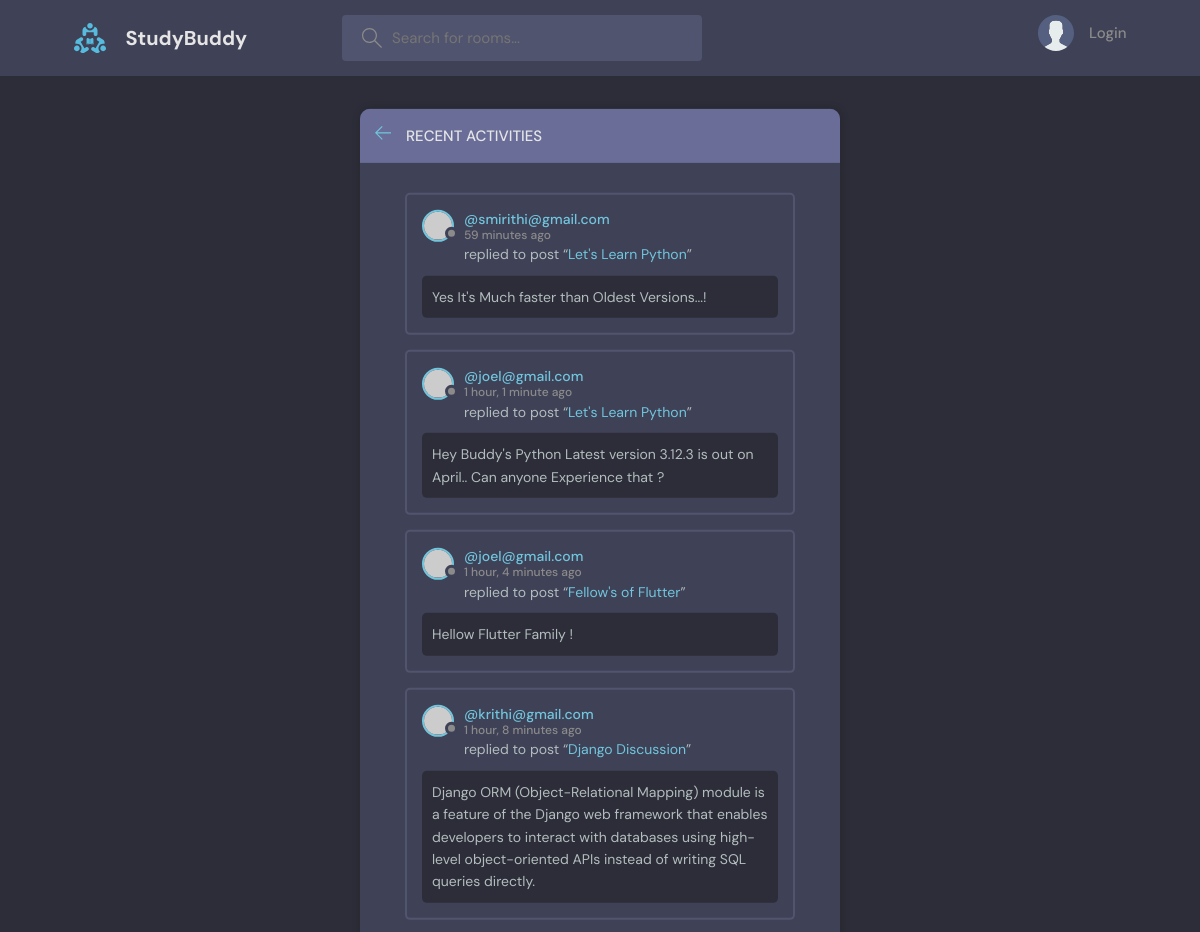
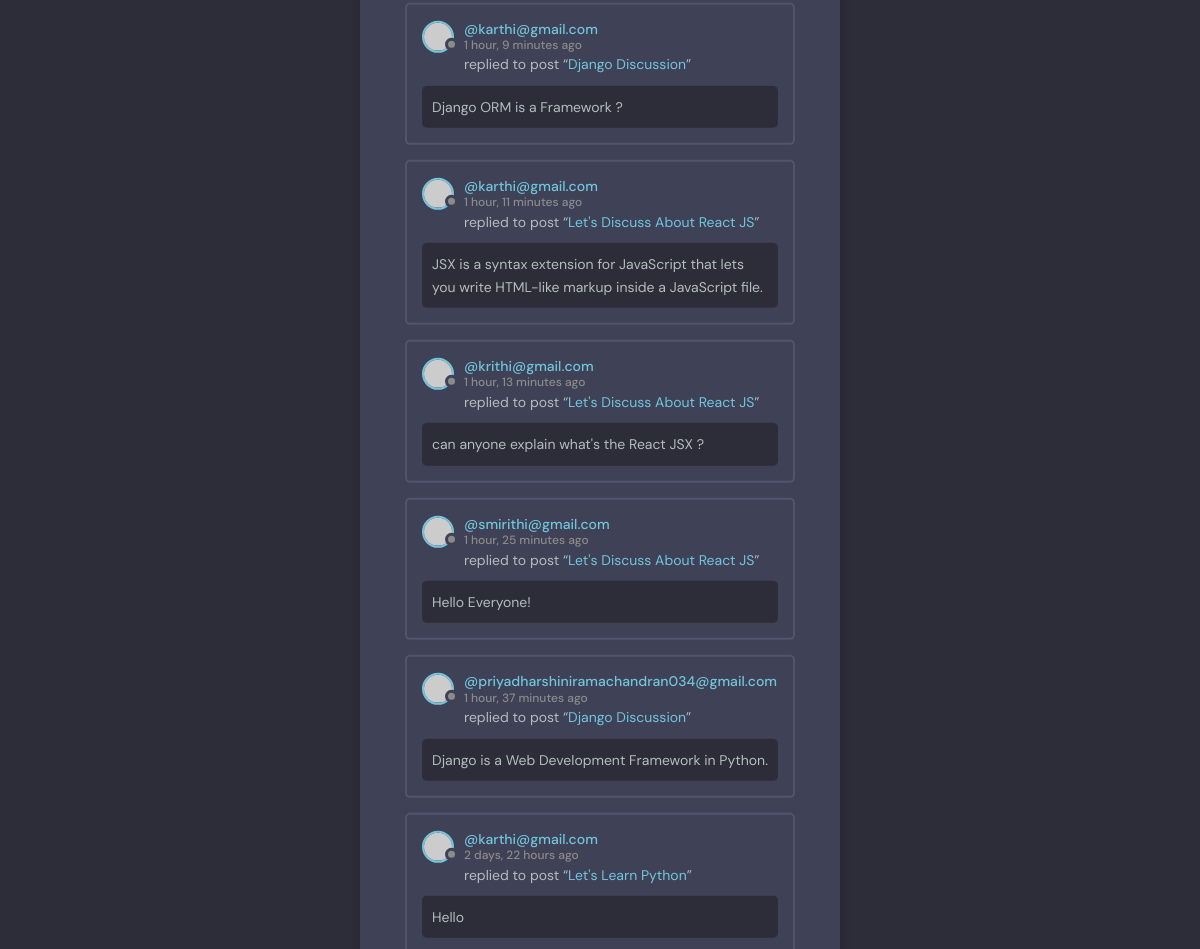
The page /activity/ on the database its author committed (2 pictures, top to bottom).
### temp/models.py (models this page shows, shortened)
class Messages(models.Model):
    user=models.ForeignKey(User,on_delete=models.CASCADE)
    room=models.ForeignKey(Rooom,on_delete=models.CASCADE)
    body=models.TextField()
    created = models.DateTimeField(auto_now_add=True)
    updated = models.DateTimeField(auto_now=True)
    class Meta:
        ordering=['-updated','-created']

class User(AbstractUser):
    name=models.CharField(max_length=50,null=True)
    email=models.EmailField(unique=True,null=False)
    bio=models.TextField(null=True)
    avatar=models.ImageField(null=True,default="avatar.svg")
    USERNAME_FIELD='email'
    REQUIRED_FIELDS=[]

class Rooom(models.Model):
    host=models.ForeignKey(User,on_delete=models.SET_NULL,null=True)
    topic=models.ForeignKey(Topic, on_delete=models.SET_NULL, null=True)
    name = models.CharField(max_length=100)
    description=models.CharField(max_length=100,blank=True,null=True)
    created = models.DateTimeField(auto_now_add=True)
    updated = models.DateTimeField(auto_now=True)
    participants=models.ManyToManyField(User, related_name='participants' , blank=True)
    class Meta:
        ordering=['-updated','-created']
    def __str__(self):
        return self.name

### temp/views.py (the view)
# urls.py: path('activity/',views.activitypage,name="activity"),
def activitypage(request):
    room_messages=Messages.objects.all()
    return render(request,'temp/activity.html',{'room_messages':room_messages})

### temp/templates/temp/activity.html (shortened to what this page needs)
{% extends 'main.html' %}
{% block content %}
<main class="layout">
      <div class="container">
        <div class="layout__box">
          <div class="layout__boxHeader">
            <div class="layout__boxTitle">
              <a href="{% url 'home' %}">
                <svg version="1.1" xmlns="http://www.w3.org/2000/svg" width="32" height="32" viewBox="0 0 32 32">
                  <title>arrow-left</title>
                  <path
                    d="M13.723 2.286l-13.723 13.714 13.719 13.714 1.616-1.611-10.96-10.96h27.625v-2.286h-27.625l10.965-10.965-1.616-1.607z"
                  ></path>
                </svg>
              </a>
              <h3>Recent Activities</h3>
            </div>
          </div>
          <div class="activities-page layout__body">
            {% for message in room_messages %}
            <div class="activities__box">
              <div class="activities__boxHeader roomListRoom__header">
                <a href="{% url 'user_profile' message.user.id %}" class="roomListRoom__author">
                  <div class="avatar avatar--small">
                    <img src="https://randomuser.me/api/portraits/women/11.jpg" />
                  </div>
                  <p>
                    @{{message.user}}
                    <span>{{message.created|timesince }} ago</span>
                  </p>
                </a>
              </div>
              <div class="activities__boxContent">
                <p>replied to post “<a href="{% url 'room' message.room.id %}">{{message.room}}</a>”</p>
                <div class="activities__boxRoomContent">
                    {{message.body}}
                </div>
              </div>
            </div>
            {% endfor%}
          </div>
        </div>
      </div>
    </main>
{% endblock content %}

### templates/main.html (shortened to what this page needs)
<!DOCTYPE html>
{% load static %}
<html lang="en">
  <head>
    <link rel="stylesheet" href="{% static 'styles/style.css' %}" />
  </head>
  <body>
    {% include 'navbar.html' %}
    {% block content %}
    {% endblock %}
  </body>
</html>

### templates/navbar.html (shortened to what this page needs)
{% load static %}
<header class="header header--loggedIn">
    <div class="container">
      <a href="{% url 'home' %}" class="header__logo">
        <img src="{% static 'images/logo.svg' %} " />
        <h1>StudyBuddy</h1>
      </a>
      <form class="header__search" method ="GET" action="{% url 'home' %}">
        <label>
          <input name ="q" placeholder="Search for rooms..." />
        </label>
      </form>
      <nav class="header__menu">
        {% if request.user.is_authenticated %}
        <div class="header__user">
          <a href="{% url 'update-user' %}">
            <div class="avatar avatar--medium active">
              <img src="{{request.user.avatar.url}}" />
            </div>
            <p> {{request.user.username}}<span>@{{request.user.username}}</span></p>
          </a>
          <button class="dropdown-button">
            <svg version="1.1" xmlns="http://www.w3.org/2000/svg" width="32" height="32" viewBox="0 0 32 32">
              <title>chevron-down</title>
              <path d="M16 21l-13-13h-3l16 16 16-16h-3l-13 13z"></path>
            </svg>
          </button>
        </div>
        {% else %}
        <a href="{% url 'login' %}">
          <img src="{% static 'images/avatar.svg' %} " />
          <p>Login</p>
        </a>
        {% endif %}
      </nav>
    </div>
  </header>
<html>
</html>

### static/styles/style.css (style rules this page uses)
:root { --color-main: #71c6dd; --color-main-light: #e1f6fb; --color-dark: #3f4156; --color-dark-medium: #51546e; --color-dark-light: #696d97; --color-light: #e5e5e5; --color-gray: #8b8b8b; --color-light-gray: #b2bdbd; --color-bg: #2d2d39; --color-success: #5dd693; --color-error: #fc4b0b; }
* { font-family: "DM Sans", -apple-system, BlinkMacSystemFont, "Segoe UI", Roboto, Oxygen, Ubuntu, Cantarell, "Open Sans", "Helvetica Neue", sans-serif; margin: 0; padding: 0; box-sizing: border-box; text-rendering: optimizeLegibility; font-size: inherit; }
html { font-size: 56.25%; }
@media only screen and (min-width: 1200px) { html { font-size: 62.5%; } }
body { line-height: 1.6; font-weight: 400; font-size: 1.5rem; color: var(--color-light-gray); background-color: var(--color-bg); min-height: 100vh; }
img { width: 100%; }
a { display: inline-block; color: var(--color-main); text-decoration: none; }
.container { max-width: 120rem; width: 90%; margin: auto; }
.avatar { position: relative; display: inline-block; border-radius: 50%; border: 2px solid var(--color-main); }
.avatar img { display: block; border-radius: 50%; object-fit: cover; object-position: center; }
.avatar::after { content: ""; display: block; position: absolute; background-color: var(--color-gray); z-index: 111; border-radius: 50%; border: 0.3rem solid var(--color-dark); }
.avatar.avatar--small img { width: 2.8rem; height: 2.8rem; }
.avatar.avatar--small:after { width: 0.7rem; height: 0.7rem; bottom: 0px; right: -6px; }
.header { padding: 1.5rem; background-color: var(--color-dark); }
.header > .container { display: flex; gap: 9.5rem; }
.header__logo, .header__user { display: flex; gap: 2rem; align-items: center; }
.header__logo > img { height: 3.2rem; width: 3.2rem; }
.header__logo > h1 { font-weight: 700; font-size: 2rem; color: var(--color-light); }
.header__search > label { background-color: var(--color-dark-medium); padding: 1.3rem 1rem; display: flex; align-items: center; gap: 1rem; border-radius: 4px; }
.header__search svg { fill: var(--color-gray); width: 2rem; height: 2rem; margin-left: 1rem; }
.header__search input { width: 30rem; background: transparent; border: none; outline: none; color: var(--color-light); }
.header__menu { margin-left: auto; position: relative; }
.header__menu a { display: flex; gap: 1.5rem; align-items: center; font-weight: 500; text-decoration: none; color: var(--color-gray); }
.header__menu img { height: 3.6rem; }
.header__menu p { line-height: 1.2; }
.layout { margin-top: 2.4rem; }
.layout > .container { display: flex; justify-content: space-between; align-items: flex-start; }
.layout__box { width: 90%; max-width: 48rem; min-height: 40rem; position: absolute; top: 50%; left: 50%; transform: translate(-50%, -46%); background-color: var(--color-dark); border-radius: 1rem; box-shadow: 1px 1px 6px 3px rgba(0, 0, 0, 0.1); overflow: hidden; }
.layout__boxHeader { display: flex; padding: 1.5rem; background-color: var(--color-dark-light); }
.layout__boxTitle { display: flex; gap: 1.5rem; align-items: center; }
.layout__boxTitle h3 { text-transform: uppercase; font-weight: 500; color: var(--color-light); }
.layout__boxTitle svg { width: 1.6rem; height: 1.6rem; fill: var(--color-main); }
.layout__body { margin: 3rem; }
.roomListRoom__header { display: flex; justify-content: space-between; align-items: center; }
.roomListRoom__author { font-weight: 500; display: flex; align-items: center; gap: 1rem; }
.activities__box { margin: 1.5rem; padding: 1.5rem; border: 2px solid var(--color-dark-medium); border-radius: 5px; }
.activities__boxHeader p { font-size: 1.4rem; line-height: 1.3; }
.activities__boxHeader p span { color: var(--color-gray); font-size: 1.2rem; display: block; }
.activities__boxContent { margin-left: 4.2rem; }
.activities__boxContent { font-size: 1.4rem; }
.activities__boxRoomContent { background: var(--color-bg); padding: 1rem; border-radius: 5px; margin-top: 1rem; margin-left: -4.2rem; }

### rows shown on the page
Messages: user "smirithi@gmail.com", created "59 minutes", room "Let's Learn Python", body "Yes It's Much faster than Oldest Versions...!"
Messages: user "joel@gmail.com", created "1 hour, 1 minute", room "Let's Learn Python", body "Hey Buddy's Python Latest version 3.12.3 is out on April.. Can anyone Experience that ?"
Messages: user "joel@gmail.com", created "1 hour, 4 minutes", room "Fellow's of Flutter", body "Hellow Flutter Family !"
Messages: user "krithi@gmail.com", created "1 hour, 8 minutes", room "Django Discussion", body "Django ORM (Object-Relational Mapping) module is a feature of the Django web framework that enables developers to interact with databases using high-level object-oriented APIs instead of writing SQL queries directly."
Messages: user "karthi@gmail.com", created "1 hour, 9 minutes", room "Django Discussion", body "Django ORM is a Framework ?"
Messages: user "karthi@gmail.com", created "1 hour, 11 minutes", room "Let's Discuss About React JS", body "JSX is a syntax extension for JavaScript that lets you write HTML-like markup inside a JavaScript file."
Messages: user "krithi@gmail.com", created "1 hour, 13 minutes", room "Let's Discuss About React JS", body "can anyone explain what's the React JSX ?"
Messages: user "smirithi@gmail.com", created "1 hour, 25 minutes", room "Let's Discuss About React JS", body "Hello Everyone!"
Messages: user "priyadharshiniramachandran034@gmail.com", created "1 hour, 37 minutes", room "Django Discussion", body "Django is a Web Development Framework in Python."
Messages: user "karthi@gmail.com", created "2 days, 22 hours", room "Let's Learn Python", body "Hello"
